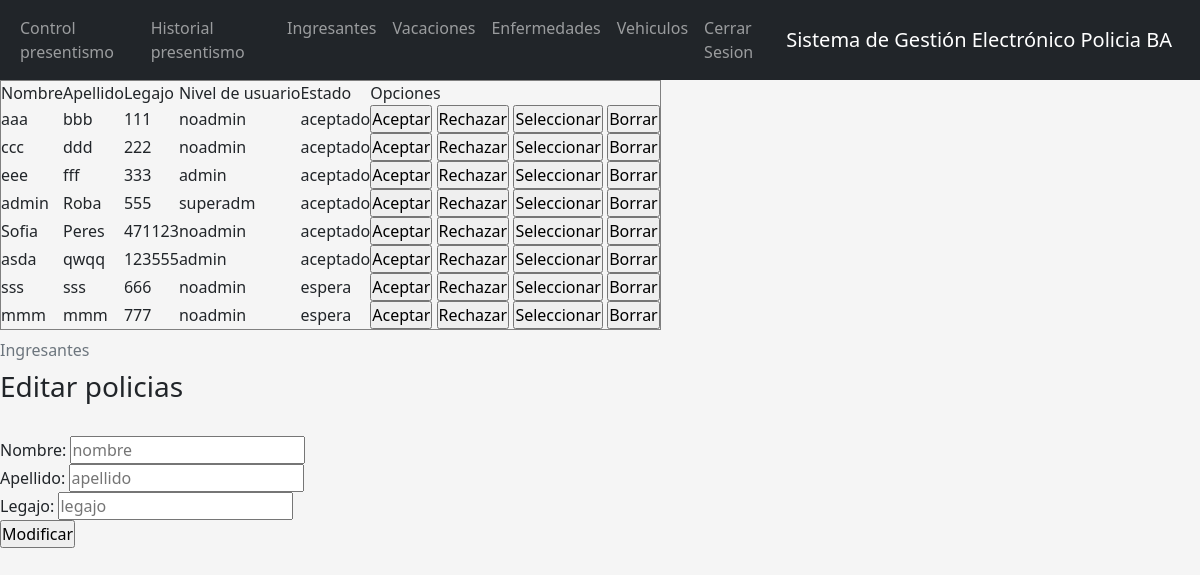
The app's page /administradores/ingresantes.php (signed in), older data.
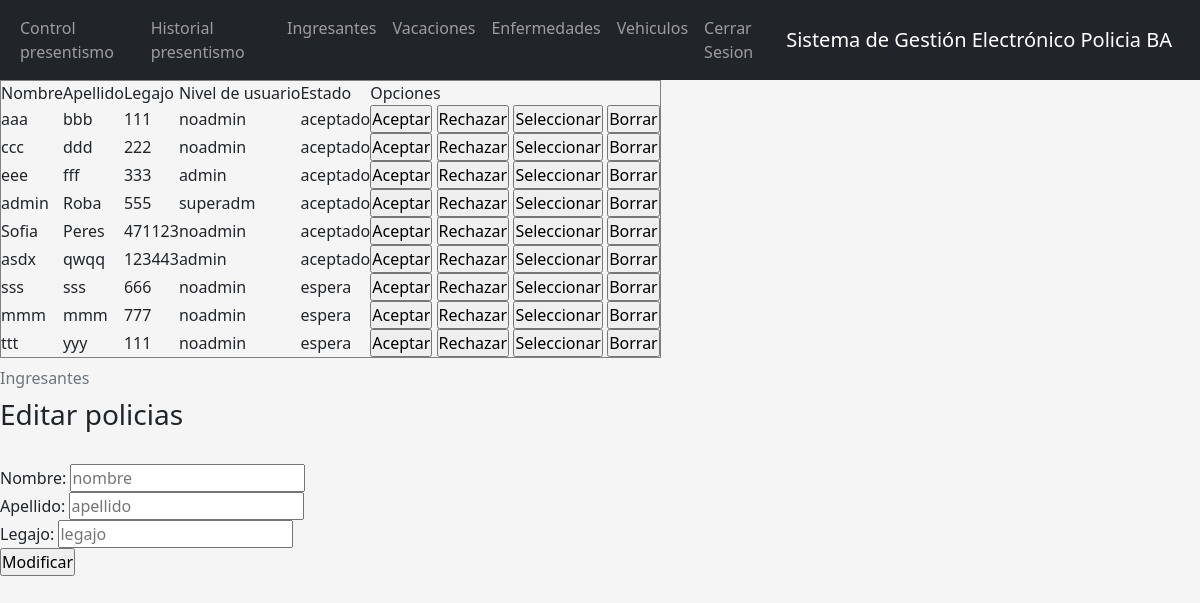
The same page, newer data.
### tables this page shows
CREATE TABLE `policias` (
  `policia_id` int(11) NOT NULL,
  `nombre` varchar(50) NOT NULL,
  `apellido` varchar(50) NOT NULL,
  `legajo` int(10) NOT NULL,
  `nivel_usuario` varchar(10) NOT NULL,
  `estado` varchar(10) NOT NULL,
  `servicio` varchar(10) DEFAULT NULL,
  `años_servicio` int(5) DEFAULT NULL,
  `dias_vacaciones` int(5) DEFAULT NULL
);

### administradores/ingresantes.php (the view, shortened to what this page needs)
<?php
    include("../conexion.php");
    $sql="SELECT * FROM policias WHERE estado <>'borrado'";
    $rta= mysqli_query($conexion,$sql) or
    die("Problemas en el select:".mysqli_error($conexion));
    $id = (isset($_REQUEST['id']))?$_REQUEST['id'] : "";
    $nombre= (isset($_REQUEST['nombre']))?$_REQUEST['nombre']:"";
    $apellido= (isset($_REQUEST['apellido']))?$_REQUEST['apellido']:"";;
    $legajo= (isset($_REQUEST['legajo']))?$_REQUEST['legajo']:"";
    include("cabeceraA.php");
?>
    <table border="1" id="tabla">
        <caption>Ingresantes</caption>
        <thead>
            <tr>
                <td>Nombre</td>
                <td>Apellido</td>
                <td>Legajo</td>
                <td>Nivel de usuario</td>
                <td>Estado</td>
                <td>Opciones</td>
            </tr>
        </thead>
    <?php
        while ($mostrar = mysqli_fetch_array($rta))
        {
    ?>
        <tr>
            <td> <?php echo $mostrar['nombre'] ?> </td>
            <td> <?php echo $mostrar['apellido'] ?> </td>
            <td> <?php echo $mostrar['legajo'] ?> </td>
            <td> <?php echo $mostrar['nivel_usuario'] ?> </td>
            <td> <?php echo $mostrar['estado'] ?> </td>
            <td>
                <form method="POST">
                    <input type="submit" name="opcion" value="Aceptar">
                    <input type="submit" name="opcion" value="Rechazar">
                    <input type="submit" name="opcion" value="Seleccionar">
                    <input type="submit" name="opcion" value="Borrar">
                </form>
            </td>
        </tr>
    <?php
        }
    ?>
    </table>
    <form method="POST">
        <h3>Editar policias</h3>
        <input type="hidden" name="id" value="<?php echo $id;?>"><br>
        Nombre:
        <input type="text" name="nombre" value="<?php echo $nombre;?>" placeholder="nombre"><br>
        Apellido:
        <input type="text" name="apellido" value="<?php echo $apellido;?>" placeholder="apellido"><br>
        Legajo:
        <input type="text" name="legajo" value="<?php echo $legajo;?>" placeholder="legajo"><br>
        <input type="submit" name="opcion" value="Modificar">
    </form>
</body>
</html>

Row changes from the older to the newer data that the page shows:
changed policias "qwqq": nombre "asda" → "asdx"; legajo "123555" → "123443"
added policias: nombre "ttt", apellido "yyy", legajo "111", nivel_usuario "noadmin", estado "espera"
